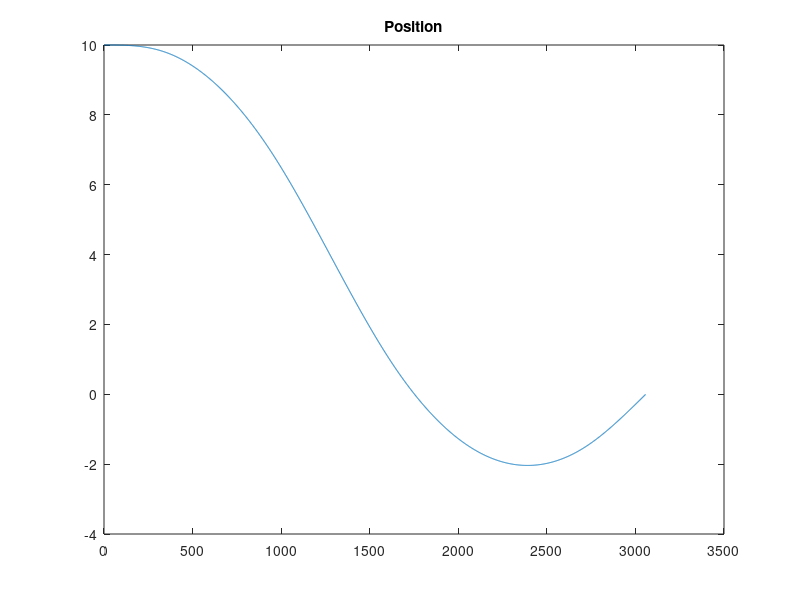
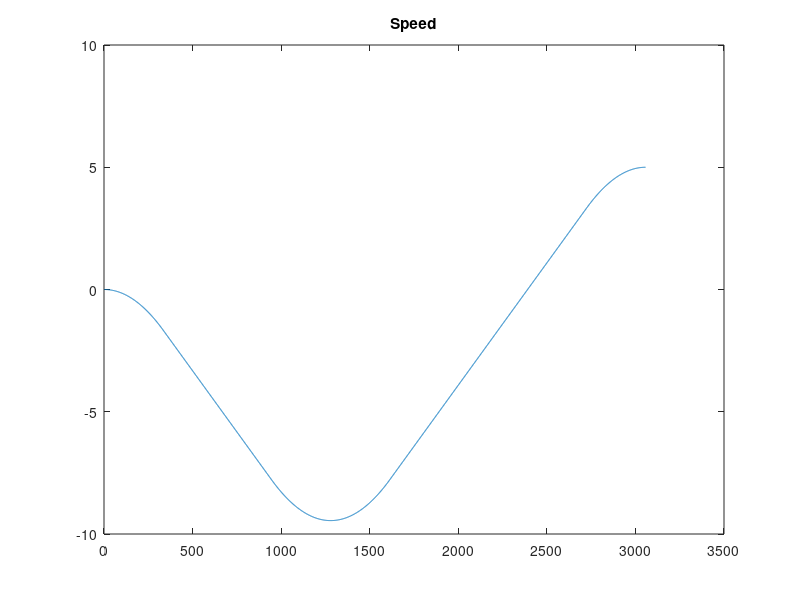
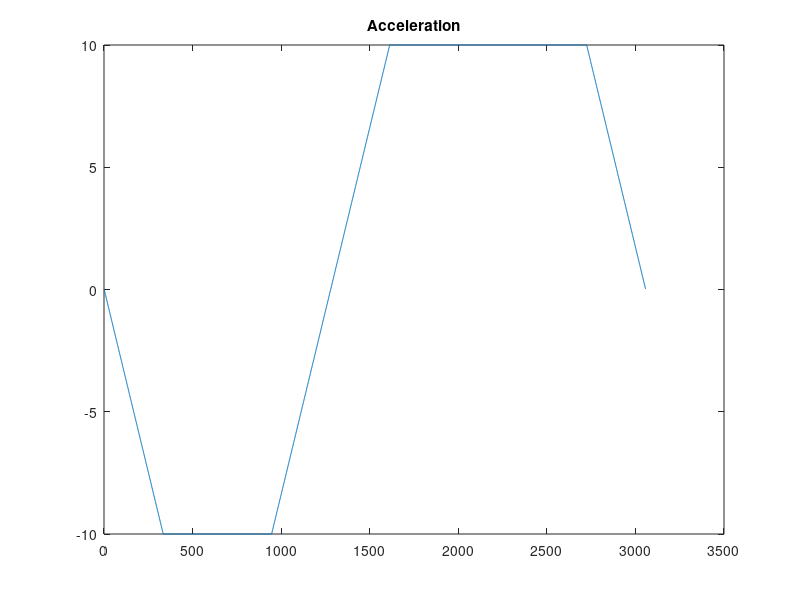
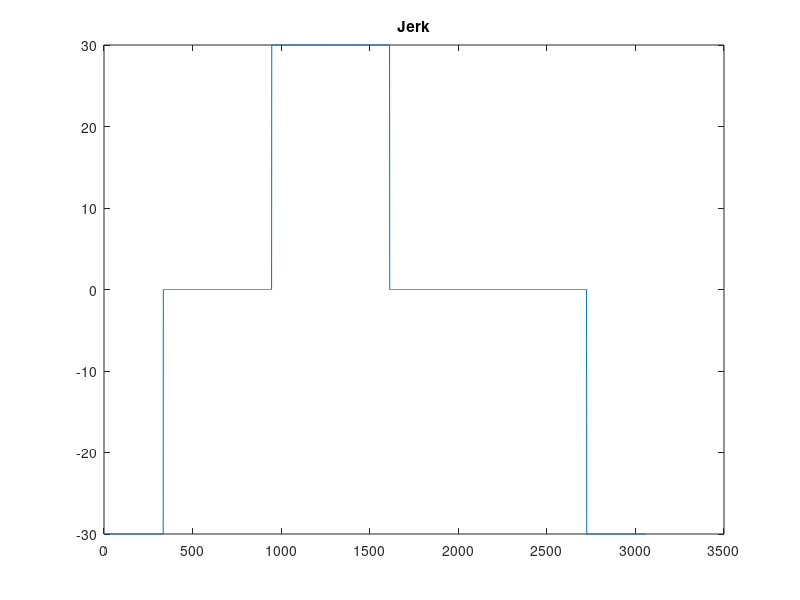

Source code (MATLAB) for these figures, in order:
%% Prepare workspace
clc;
clear;

%% Initial Conditions
qd_0 = 10;
qd_1 = 0;
vd_0 = 0;
vd_1 = 5;

vd_max = 10;  vd_min = -vd_max;
ad_max = 10;  ad_min = -ad_max;
jd_max = 30;  jd_min = -jd_max;

%% Given the initial conditions (qd_0, qd_1, vd_0, vd_1) compute 
% BLOCK 1
%q_0, q_1, v_0, v_1, where sigma is direction of motion

sigma = sign(qd_1-qd_0);

q_0 = sigma * qd_0;
q_1 = sigma * qd_1;
v_0 = sigma * vd_0;
v_1 = sigma * vd_1;

v_max = (sigma+1)/2*vd_max + (sigma-1)/2*vd_min;
v_min = (sigma+1)/2*vd_min + (sigma-1)/2*vd_max;
a_max = (sigma+1)/2*ad_max + (sigma-1)/2*ad_min;
a_min = (sigma+1)/2*ad_min + (sigma-1)/2*ad_max;
j_max = (sigma+1)/2*jd_max + (sigma-1)/2*jd_min;
j_min = (sigma+1)/2*jd_min + (sigma-1)/2*jd_max;

%% Assuming that v_max and a_max are reached compute the time intervals
%

% acceleration part
if( ((v_max - v_0)*j_max) < a_max^2 ) 
  Tj_1 = sqrt((v_max-v_0)/j_max);
  Ta = 2* Tj_1;
else
  Tj_1 = a_max/j_max;
  Ta = Tj_1 + (v_max - v_0)/a_max;
end

% deceleration part
if( ((v_max - v_1)*j_max) < a_max^2 )
  Tj_2 = sqrt((v_max-v_1)/j_max);
  Td = 2*Tj_2;
else
  Tj_2 = a_max/j_max;
  Td = Tj_2 + (v_max-v_1)/a_max;
end

% finally it is possible to determine the time duration of the constant
% velocity phase
Tv = (q_1-q_0)/v_max - Ta/2*(1+v_0/v_max) - Td/2*(1+v_1/v_max);

%% Now checking if Tv > 0 or smaller 0
%

% v_max is not reached 
if( Tv < 0 )
  % set Tv = 0 (because of errors in computation later)
  Tv = 0;
    
  % Reset the loop counter
  count = 0;
  
  % Do this loop until the break condition holds
  for gamma = 1:-0.001:0
    
    a_max = gamma * a_max;
    a_min = gamma * a_min;

    % v_max is not reached => check other things
    Tj_1 = a_max/j_max;
    Tj_2 = a_max/j_max;
    Tj = a_max/j_max;
    delta = a_max^4/j_max^2 + 2*(v_0^2+v_1^2) + a_max*(4*(q_1-q_0)-2*a_max/j_max*(v_0+v_1));
    Ta = (a_max^2/j_max - 2*v_0 + sqrt(delta))/(2*a_max);
    Td = (a_max^2/j_max - 2*v_1 + sqrt(delta))/(2*a_max);    
    
    if( Ta < 0 )   
      Ta = 0;
      Td = 2*(q_1-q_0)/(v_1+v_0);
      Tj_2 = (j_max*(q_1-q_0) - sqrt(j_max*(j_max*(q_1-q_0)^2+(v_1+v_0)^2*(v_1-v_0))))/(j_max*(v_1+v_0));
    elseif( Td < 0 )
      Td = 0;
      Ta = 2*(q_1-q_0)/(v_1+v_0);
      Tj_1 = (j_max*(q_1-q_0) - sqrt(j_max*(j_max*(q_1-q_0)^2-(v_1+v_0)^2*(v_1-v_0))))/(j_max*(v_1+v_0));
    else
      if( (Ta > 2*Tj) && (Td > 2*Tj) )
        break;
      else
        count = count + 1;
      end
    end
  end
end

%% Now compute the trajectory
%

a_lim_a = j_max * Tj_1;
a_lim_d = -j_max*Tj_2;
v_lim = v_0 + (Ta-Tj_1)*a_lim_a;

T=Ta+Tv+Td;

time=0:0.001:T;
i = 1;

for t = time

  % ACCELERATION PHASE
  % t element of [0, Tj_1]
  if( t <= Tj_1 )
    q(i) = q_0 + v_0*t + j_max * t^3/6;
    qp(i) = v_0 + j_max*t^2/2;
    qpp(i) = j_max * t;
    qppp(i) = j_max;
  end

  % t element of [Tj_1, Ta - Tj_1]
  if( (t > Tj_1) && (t <= (Ta-Tj_1)) )
    q(i) = q_0 + v_0*t + a_lim_a/6*(3*t^2-3*Tj_1*t+Tj_1^2);
    qp(i) = v_0 + a_lim_a*(t-Tj_1/2);
    qpp(i) = j_max*Tj_1;
    qppp(i) = 0;
  end
  
  % t element of [Ta-Tj_1, Ta]
  if( (t > (Ta-Tj_1)) && (t <= Ta) )
    q(i) = q_0 + (v_lim + v_0)*Ta/2 - v_lim*(Ta-t) - j_min*(Ta-t)^3/6;
    qp(i) = v_lim + j_min*(Ta-t)^2/2;
    qpp(i) = -j_min*(Ta-t);
    qppp(i) = j_min;
  end
  
  % CONSTANT VELOCITY PHASE
  % t element of [Ta, Ta+Tv]
  if( (t > Ta) && (t <= (Ta+Tv)) )
    q(i) = q_0 + (v_lim+v_0)*Ta/2 + v_lim*(t-Ta);
    qp(i) = v_lim;
    qpp(i) = 0;
    qppp(i) = 0;
  end
  
  % DECELERATION PHASE
  % t element of [T-Td,T-Td+Tj_2]
  if( (t > (T-Td)) && (t <= (T-Td+Tj_2)) )
    q(i) = q_1 - (v_lim+v_1)*Td/2 + v_lim*(t-T+Td) - j_max*(t-T+Td)^3/6;
    qp(i) = v_lim - j_max*(t-T+Td)^2/2;
    qpp(i) = -j_max*(t-T+Td);
    qppp(i) = j_min;
  end
  
  % t element of [T-Td+Tj_2, T-Tj_2]
  if( (t > (T-Td+Tj_2)) && (t <= (T-Tj_2)) )
    q(i) = q_1-(v_lim+v_1)*Td/2+v_lim*(t-T+Td)+a_lim_d/6*(3*(t-T+Td)^2-3*Tj_2*(t-T+Td)+Tj_2^2); 
    qp(i) = v_lim + a_lim_d*(t-T+Td-Tj_2/2);
    qpp(i) = -j_max*Tj_2;
    qppp(i) = 0;
  end
  
  % t element of [T-Tj_2, T]
  if( (t > (T-Tj_2)) && (t <= T) )
    q(i) = q_1 - v_1*(T-t) - j_max*(T-t)^3/6;
    qp(i) = v_1 + j_max*(T-t)^2/2;
    qpp(i) = -j_max*(T-t);
    qppp(i) = j_max;
  end
  
  qd(i) = sigma*q(i);
  qdp(i) = sigma*qp(i);
  qdpp(i) = sigma*qpp(i);
  qdppp(i) = sigma*qppp(i);
  
  i = i+1;
end

figure(1)
plot(qd)
title('Position');
figure(2)
plot(qdp)
title('Speed');
figure(3)
plot(qdpp)
title('Acceleration');
figure(4)
plot(qdppp)
title('Jerk');